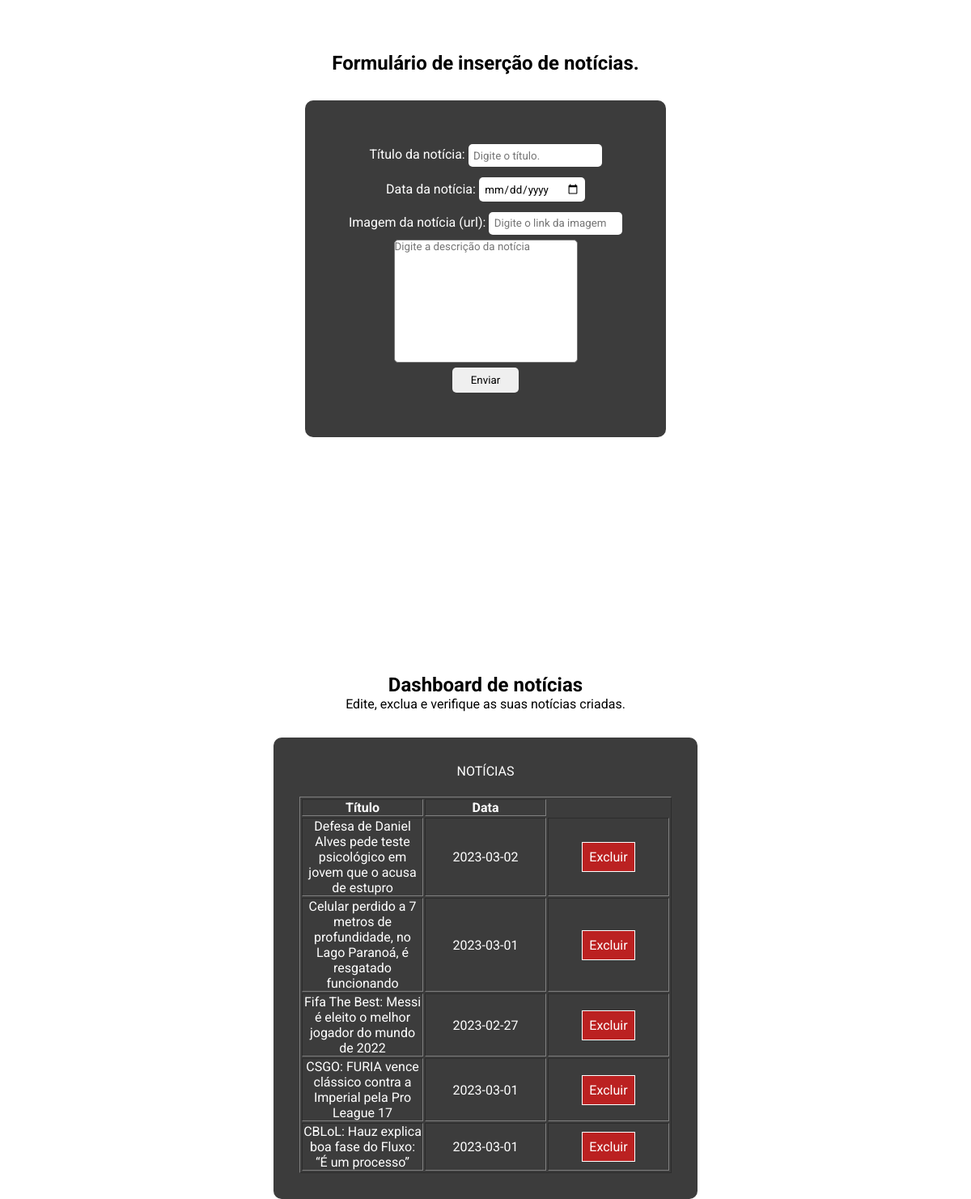
The app's page /admin.php with its own data.
### tables this page shows
CREATE TABLE IF NOT EXISTS `noticias` (
  `id` int NOT NULL AUTO_INCREMENT,
  `titulo` varchar(200) NOT NULL,
  `data` date NOT NULL,
  `imagem` varchar(200) NOT NULL,
  `texto` text NOT NULL,
  PRIMARY KEY (`id`)
);

### admin.php (the view, shortened to what this page needs)
<?php
include('config.php');
$data = $conn->query('SELECT * FROM noticias');
?>
<!DOCTYPE html>
<html lang="en">
<head>
  <link rel="stylesheet" href="table.css" />
  <link rel="stylesheet" href="test.css" />
</head>
<body>
  <main class="main-container">
    <nav>
      <h1>Formulário de inserção de notícias.</h1>
    </nav>
    <form action="admin.php" method="POST" class="form">
      <div>
        <label for="$titleInput">Título da notícia:</label>
        <input type="text" name="title" id="$titleInput" placeholder="Digite o título." required/>
      </div>
      <div>
        <label for="$dateInput">Data da notícia:</label>
        <input type="date" name="date" id="$dateInput" required />
      </div>
      <div>
        <label for="$urlInput">Imagem da notícia (url):</label>
        <input type="text" name="img" id="$urlInput" placeholder="Digite o link da imagem" required />
      </div>
      <textarea name="description" id="$newsDescription" cols="30" rows="10" placeholder="Digite a descrição da notícia" required></textarea>
      <div>
        <button type="submit">Enviar</button>
      </div>
    </form>
  </main>
  <nav>
    <h1>Dashboard de notícias</h1>
    <p>Edite, exclua e verifique as suas notícias criadas.</p>
  </nav>
  <div class="table">
    <table border="1">
      <caption>
        Notícias
      </caption>
      <tr>
        <th>Título</th>
        <th>Data</th>
      </tr>
      <?php
      foreach ($data as $linha) {
      ?>
        <tr>
          <td>
            <?php echo $linha['titulo']; ?>
          </td>
          <td><?php echo $linha['data']; ?></td>
          <td><a href="admin.php?acao=apagar&id=<?php echo $linha['id'];?>" class="deleteButton">Excluir</a></td>
        </tr>
      <?php
      }
      ?>
    </table>
  </div>
</body>
</html>

### table.css (style rules this page uses)
* { padding: 0; margin: 0; box-sizing: border-box; font-family: 'Roboto', sans-serif; text-decoration: none; }
body, html { width: 100%; height: 100%; }
nav { margin: 2rem 0; text-align: center; }
.table { color: #FFF; background-color: #3c3c3c; width: fit-content; height: fit-content; margin: 0 auto; padding: 2rem; border-radius: 10px; }
.table tr>td { width: 150px; word-break: break-word; text-align: center; }
.table caption { padding: 0 0 1.4rem 0; text-transform: uppercase; }
.table .deleteButton { background-color: rgb(187, 33, 33); color: white; padding: 0.5rem; outline: white 1px solid; border: none; cursor: pointer; }

### test.css (style rules this page uses)
body, html { width: 100%; height: 100%; }
nav { margin: 2rem 0; text-align: center; }
.main-container { width: 100%; height: 100vh; padding: 2rem; }
.main-container h1 { text-align: center; margin: 0 0 2rem 0; color: black; }
.main-container .form { display: flex; flex-direction: column; align-items: center; color: #fff; padding: 3rem; background-color: #3c3c3c; width: fit-content; height: fit-content; margin: 0 auto; border-radius: 10px; }
.main-container .form>div { padding: 0.4rem; }
.main-container .form>div>input { outline: none; border: none; padding: 0.4rem; border-radius: 5px; }
.main-container .form>textarea { resize: none; border-radius: 5px; outline: none; }
.main-container .form>div>button { padding: 0.5rem 1.4rem; border-radius: 5px; outline: none; border: none; cursor: pointer; transition: ease .5s; }

### records on screen
noticias: titulo "Defesa de Daniel Alves pede teste psicológico em jovem que o acusa de estupro", data "2023-03-02"
noticias: titulo "Celular perdido a 7 metros de profundidade, no Lago Paranoá, é resgatado funcionando", data "2023-03-01"
noticias: titulo "Fifa The Best: Messi é eleito o melhor jogador do mundo de 2022", data "2023-02-27"
noticias: titulo "CSGO: FURIA vence clássico contra a Imperial pela Pro League 17", data "2023-03-01"
noticias: titulo "CBLoL: Hauz explica boa fase do Fluxo: “É um processo”", data "2023-03-01"
